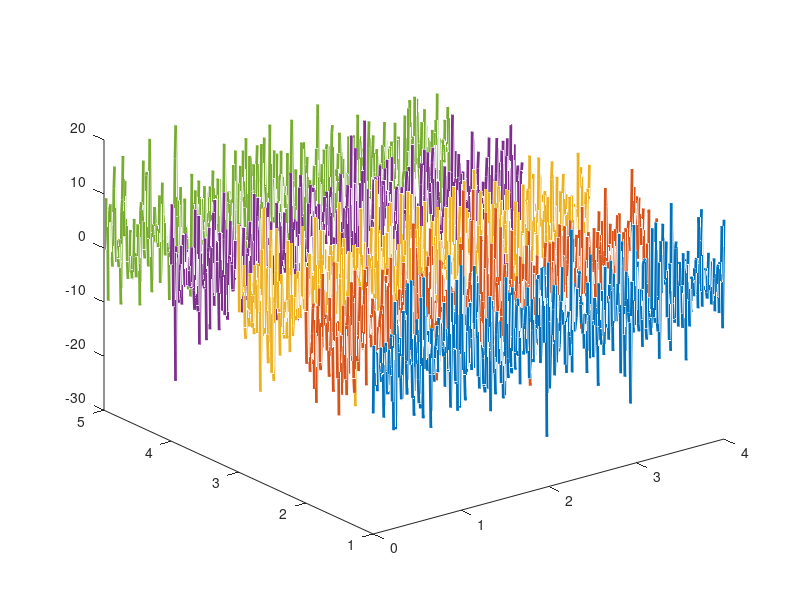
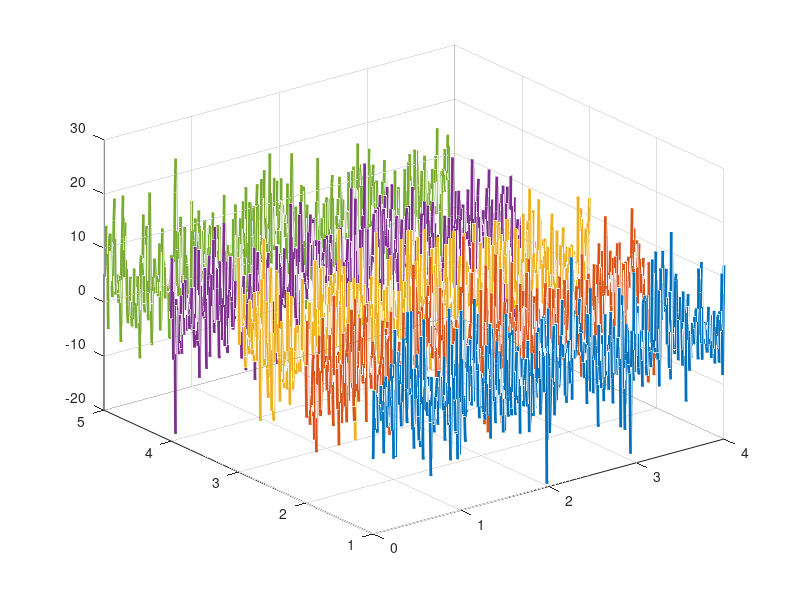
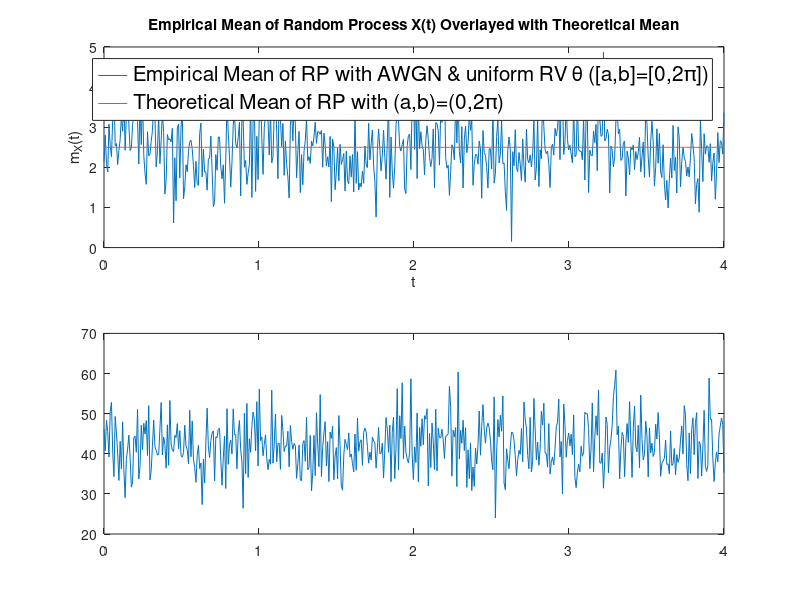

These charts were generated, in order, by the following MATLAB code:
% Add sections headings with %%
% Add PARAM cases for function
% Vectorize for two intervals (a,b)

clear; close all; clc; 
rng('default');
t_start = 0;                    % start time 
t_end = 4;                      % end time
N = 500;                        % number of time instances
t = linspace(t_start,t_end,N);  % time (s)

% Problem 3
% Generating Z(t) (AWGN)
realizations = 100;             % number of realizations
figure(1)
for ii = 1:realizations
    mu = [0];
    stdev = [2*pi]; 
    Zt(ii,:) = mu + stdev.*randn(1,length(t)); 
    % Only plot first 5 realizations 
    if ii < 6
        plot3(t,ii*ones(1,length(t)),Zt(ii,:),'LineWidth',2); hold on;
    end
end

wt = Zt; 

% Problem 3 (cont)
% Generating X(t) (cosine + AWGN)
A = 5; 
a = [0]; 
b = [2*pi];
figure(2)
Xt = zeros(realizations,N);    % preallocate
for ii = 1:realizations
    theta = a + (b-a).*rand(1,1); 
    Xt(ii,:) = A*(cos(pi.*t + theta*ones(1,length(t)))).^2+wt(ii,:); 
    if ii < 6
        plot3(t,ii*ones(1,length(t)),Xt(ii,:),'LineWidth',2); hold on; 
    end
end
grid on; 

% Problem 4
% Compute mean of RP X(t)
sim_rpmean = (1/realizations)*sum(Xt,1); 
figure(3)
subplot(2,1,1)
plot(t,sim_rpmean); hold on; 
% Overlay plot of theoretical mean (later variance)
for ii = 1:length(a)
    theor_rpmean = (A/(4*(b-a)))*...
        (sin(2*b+2*pi.*t)-sin(2*a+2*pi.*t))+A/2;
    plot(t,theor_rpmean);hold on; 
end
title('Empirical Mean of Random Process X(t) Overlayed with Theoretical Mean')
xlabel('t'); ylabel('m_{X}(t)'); 
% May need to change theta for theoretical...
h1_legend = legend('Empirical Mean of RP with AWGN & uniform RV \theta ([a,b]=[0,2\pi])','Theoretical Mean of RP with (a,b)=(0,2\pi)');
set(h1_legend,'FontSize',15);

% Problem 4 (cont)
% Compute variance of RP X(t)
sim_rpvariance = var(Xt,1); 
subplot(2,1,2)
plot(t,sim_rpvariance); hold on; 
% Overlay plot of theoretical variance
% % Need to do theoretical math for variance
% for ii = 1:length(a)
%     theor_rpmean = (A/(4*(b-a)))*...
%         (sin(2*b+2*pi.*t)-sin(2*a+2*pi.*t))+A/2;
%     plot(t,theor_rpmean);hold on; 
% end
% title('Empirical Variance of Random Process X(t) Overlayed with Theoretical Variance')
% % Need to change ylabel
% xlabel('t'); ylabel('Variance'); 
% % May need to change theta for theoretical...
% h2_legend = legend('Empirical Variance of RP with AWGN & uniform RV \theta ([a,b]=[0,2\pi])',...
%     'Theoretical Variance of RP with (a,b)=(0,2\pi)');
% set(h2_legend,'FontSize',15);
